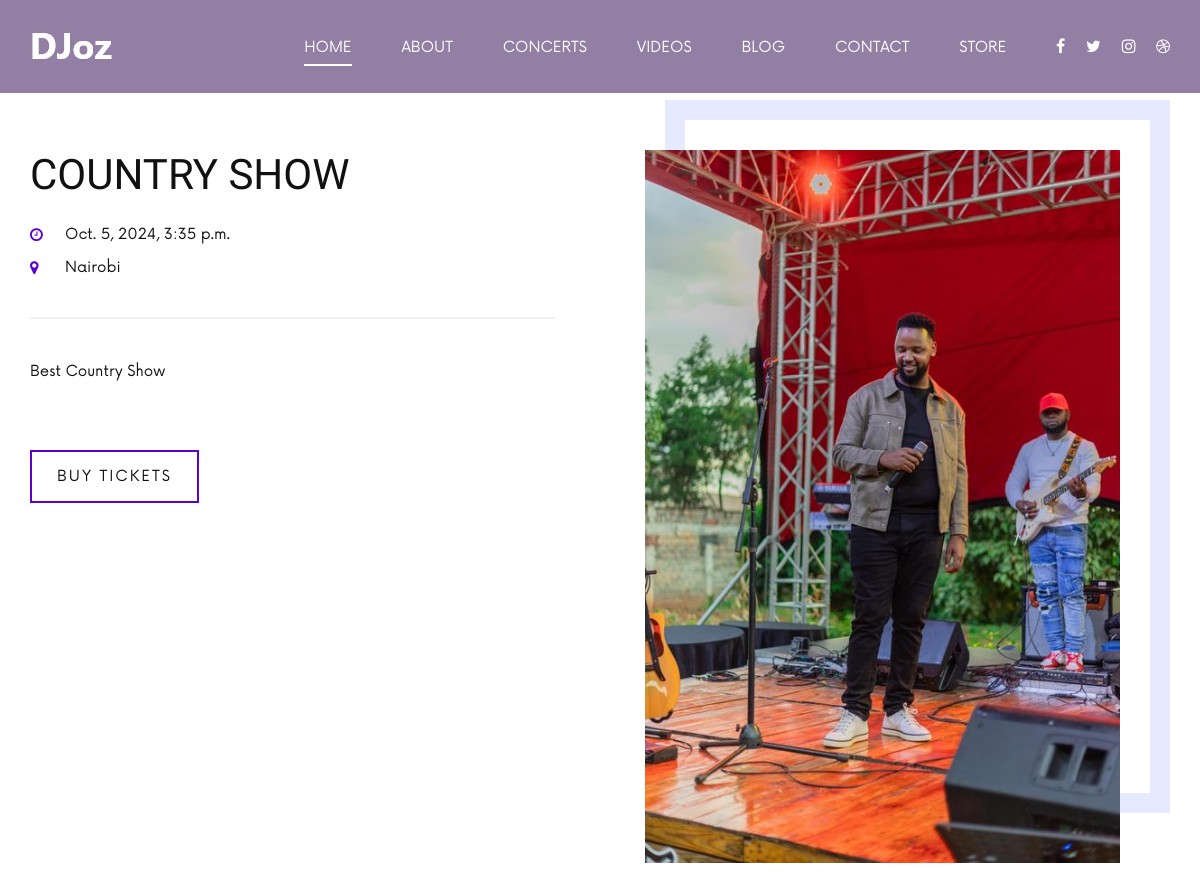
/concerts_page, run on the app's committed database.
### music_site/models.py (models this page shows, shortened)
class Concerts(models.Model):
    title = models.CharField(max_length=200)
    description = models.TextField()
    location  = models.TextField()
    tickets_link = models.TextField()
    concert_cost = models.FloatField(null=True,blank=True)
    concert_returns = models.FloatField(null=True,blank=True)
    poster = models.ImageField(default="default.jpg",upload_to="concert_images")
    date = models.DateTimeField()

### music_site/views.py (the view)
# urls.py: path('concerts_page',views.concerts_page,name="site-concert-page"),
def concerts_page(request):
    concerts = Concerts.objects.all()
    contxt = {"concerts":concerts}
    return render(request,'music_site/concerts.html',contxt)

### music_site/templates/music_site/concerts.html (shortened to what this page needs)
{% extends 'music_site/base.html' %}
{% block home %}
<section class="tours spad">
    <div class="container">
        <div class="row">
            {% for concert in concerts %}
            <div class="col-lg-6 order-lg-1">
                <div class="tours__item__text">
                    <h2>{{concert.title}}</h2>
                    <div class="tours__text__widget">
                        <ul>
                            <li>
                                <i class="fa fa-clock-o"></i>
                                <span>{{concert.date}}</span>
                            </li>
                            <li>
                                <i class="fa fa-map-marker"></i>
                                {{concert.location}}
                            </li>
                        </ul>
                    </div>
                    <div class="tours__text__desc">
                        <p>{{concert.description}}</p>
                    </div>
                    <a href="{{concert.tickets_link}}" class="primary-btn border-btn">Buy tickets</a>
                </div>
            </div>
            <div class="col-lg-6 order-lg-2">
                <div class="tours__item__pic">
                    <img src="{{concert.poster.url}}" alt="">
                </div>
            </div>
            {% endfor %}
        </div>
    </div>
</section>
{% endblock home %}

### music_site/static/css/style.css (style rules this page uses)
html, body { height: 100%; font-family: "Now Regular"; -webkit-font-smoothing: antialiased; }
h1, h2, h3, h4, h5, h6 { margin: 0; color: #111111; font-weight: 400; font-family: "Rajdhani", sans-serif; }
h2 { font-size: 36px; }
p { font-size: 15px; font-family: "Now Regular"; color: #444444; font-weight: 400; line-height: 26px; margin: 0 0 15px 0; }
img { max-width: 100%; }
ul, ol { padding: 0; margin: 0; }
.spad { padding-top: 100px; padding-bottom: 100px; }
.primary-btn { display: inline-block; font-size: 15px; text-transform: uppercase; padding: 14px 25px 12px; color: #ffffff; background: #5c00ce; letter-spacing: 2px; }
.primary-btn.border-btn { background: transparent; border: 2px solid #5c00ce; color: #111111; }
.tours { padding-top: 150px; padding-bottom: 60px; }
.tours__item__text { padding-right: 30px; margin-bottom: 100px; }
.tours__item__text h2 { font-size: 42px; color: #111111; text-transform: uppercase; margin-bottom: 24px; }
.tours__item__text .tours__text__widget { overflow: hidden; border-bottom: 2px solid #f2f2f2; padding-bottom: 38px; }
.tours__item__text .tours__text__widget ul { float: left; }
.tours__item__text .tours__text__widget ul li { list-style: none; font-size: 15px; color: #111111; padding-left: 35px; position: relative; margin-bottom: 10px; }
.tours__item__text .tours__text__widget ul li:last-child { margin-bottom: 0; }
.tours__item__text .tours__text__widget ul li i { color: #5c00ce; position: absolute; left: 0; top: 3px; }
.tours__item__text .tours__text__widget ul li span { display: inline-block; padding-right: 8px; position: relative; margin-right: 5px; }
.tours__item__text .tours__text__widget ul li span:last-child { padding-right: 0; margin-right: 0; }
.tours__item__text .tours__text__widget ul li span:last-child:after { display: none; }
.tours__item__text .tours__text__widget ul li span:after { position: absolute; right: 0; top: 0; content: "|"; }
.tours__item__text .tours__text__desc { padding-top: 40px; margin-bottom: 65px; }
.tours__item__text .tours__text__desc p { color: #111111; margin-bottom: 20px; }
.tours__item__text .tours__text__desc p:last-child { margin-bottom: 0; }
.tours__item__pic { position: relative; z-index: 1; padding-right: 50px; margin-bottom: 110px; padding-left: 30px; }
.tours__item__pic:after { position: absolute; left: 50px; top: -50px; width: calc(100% - 50px); height: 100%; border: 20px solid rgba(9, 53, 247, 0.1); content: ""; z-index: -1; }
.tours__item__pic img { min-width: 100%; }
@media only screen and (min-width: 1200px) { .container { max-width: 1170px; } }

### data on the page
Concerts: title "COUNTRY SHOW", date "Oct. 5, 2024, 3:35 p.m.", location "Nairobi", description "Best Country Show", poster (picture)
